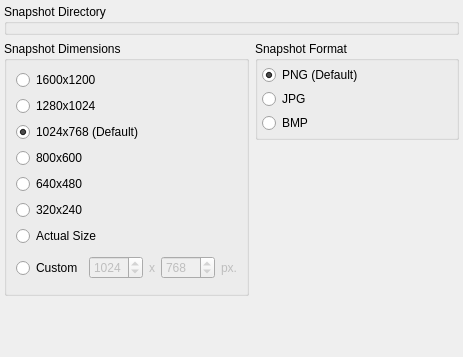
<ui version="4.0" >
 <class>snapshotSettingsPage</class>
 <widget class="QWidget" name="snapshotSettingsPage" >
  <property name="geometry" >
   <rect>
    <x>0</x>
    <y>0</y>
    <width>463</width>
    <height>357</height>
   </rect>
  </property>
  <layout class="QGridLayout" name="gridLayout_4" >
   <property name="margin" >
    <number>4</number>
   </property>
   <item row="0" column="0" colspan="2" >
    <widget class="QGroupBox" name="snapshotDirectoryGroupBox" >
     <property name="title" >
      <string>Snapshot Directory</string>
     </property>
     <layout class="QGridLayout" name="gridLayout_3" >
      <property name="leftMargin" >
       <number>9</number>
      </property>
      <property name="topMargin" >
       <number>0</number>
      </property>
      <property name="rightMargin" >
       <number>9</number>
      </property>
      <property name="bottomMargin" >
       <number>8</number>
      </property>
      <item row="0" column="0" >
       <widget class="KUrlRequester" name="screenshotDirectory" />
      </item>
     </layout>
    </widget>
   </item>
   <item rowspan="2" row="1" column="0" >
    <widget class="QGroupBox" name="dimensionsGroupBox" >
     <property name="title" >
      <string>Snapshot Dimensions</string>
     </property>
     <layout class="QGridLayout" name="gridLayout" >
      <item row="0" column="0" >
       <widget class="QRadioButton" name="_1600x1200_radioButton" >
        <property name="text" >
         <string>1600x1200</string>
        </property>
       </widget>
      </item>
      <item row="1" column="0" >
       <widget class="QRadioButton" name="_1280x1024_radioButton" >
        <property name="text" >
         <string>1280x1024</string>
        </property>
       </widget>
      </item>
      <item row="2" column="0" >
       <widget class="QRadioButton" name="_1024x768_radioButton" >
        <property name="text" >
         <string>1024x768 (Default)</string>
        </property>
        <property name="checked" >
         <bool>true</bool>
        </property>
       </widget>
      </item>
      <item row="3" column="0" >
       <widget class="QRadioButton" name="_800x600_radioButton" >
        <property name="text" >
         <string>800x600</string>
        </property>
       </widget>
      </item>
      <item row="4" column="0" >
       <widget class="QRadioButton" name="_640x480_radioButton" >
        <property name="text" >
         <string>640x480</string>
        </property>
       </widget>
      </item>
      <item row="5" column="0" >
       <widget class="QRadioButton" name="_320x240_radioButton" >
        <property name="text" >
         <string>320x240</string>
        </property>
       </widget>
      </item>
      <item row="6" column="0" >
       <widget class="QRadioButton" name="actualSizeRadioButton" >
        <property name="text" >
         <string>Actual Size</string>
        </property>
       </widget>
      </item>
      <item row="7" column="0" >
       <layout class="QHBoxLayout" name="horizontalLayout" >
        <item>
         <widget class="QRadioButton" name="customRadioButton" >
          <property name="text" >
           <string>Custom</string>
          </property>
         </widget>
        </item>
        <item>
         <widget class="QSpinBox" name="widthSpinBox" >
          <property name="enabled" >
           <bool>false</bool>
          </property>
          <property name="minimum" >
           <number>16</number>
          </property>
          <property name="maximum" >
           <number>8000</number>
          </property>
          <property name="value" >
           <number>1024</number>
          </property>
         </widget>
        </item>
        <item>
         <widget class="QLabel" name="xLabel" >
          <property name="enabled" >
           <bool>false</bool>
          </property>
          <property name="text" >
           <string>x</string>
          </property>
         </widget>
        </item>
        <item>
         <widget class="QSpinBox" name="heightSpinBox" >
          <property name="enabled" >
           <bool>false</bool>
          </property>
          <property name="minimum" >
           <number>16</number>
          </property>
          <property name="maximum" >
           <number>8000</number>
          </property>
          <property name="value" >
           <number>768</number>
          </property>
         </widget>
        </item>
        <item>
         <widget class="QLabel" name="pxLabel" >
          <property name="enabled" >
           <bool>false</bool>
          </property>
          <property name="text" >
           <string>px.</string>
          </property>
         </widget>
        </item>
       </layout>
      </item>
     </layout>
    </widget>
   </item>
   <item row="1" column="1" >
    <widget class="QGroupBox" name="formatGroupBox" >
     <property name="title" >
      <string>Snapshot Format</string>
     </property>
     <layout class="QGridLayout" name="gridLayout_2" >
      <property name="margin" >
       <number>4</number>
      </property>
      <property name="spacing" >
       <number>4</number>
      </property>
      <item row="0" column="0" >
       <widget class="QRadioButton" name="pngRadioButton" >
        <property name="text" >
         <string>PNG (Default)</string>
        </property>
        <property name="checked" >
         <bool>true</bool>
        </property>
       </widget>
      </item>
      <item row="1" column="0" >
       <widget class="QRadioButton" name="jpgRadioButton" >
        <property name="text" >
         <string>JPG</string>
        </property>
       </widget>
      </item>
      <item row="2" column="0" >
       <widget class="QRadioButton" name="bmpRadioButton" >
        <property name="text" >
         <string>BMP</string>
        </property>
       </widget>
      </item>
     </layout>
    </widget>
   </item>
   <item row="2" column="1" >
    <spacer name="verticalSpacer" >
     <property name="orientation" >
      <enum>Qt::Vertical</enum>
     </property>
     <property name="sizeHint" stdset="0" >
      <size>
       <width>178</width>
       <height>156</height>
      </size>
     </property>
    </spacer>
   </item>
   <item row="3" column="0" >
    <spacer name="verticalSpacer_2" >
     <property name="orientation" >
      <enum>Qt::Vertical</enum>
     </property>
     <property name="sizeHint" stdset="0" >
      <size>
       <width>20</width>
       <height>40</height>
      </size>
     </property>
    </spacer>
   </item>
  </layout>
 </widget>
 <customwidgets>
  <customwidget>
   <class>KUrlRequester</class>
   <extends>QFrame</extends>
   <header>kurlrequester.h</header>
  </customwidget>
 </customwidgets>
 <resources/>
 <connections/>
</ui>
